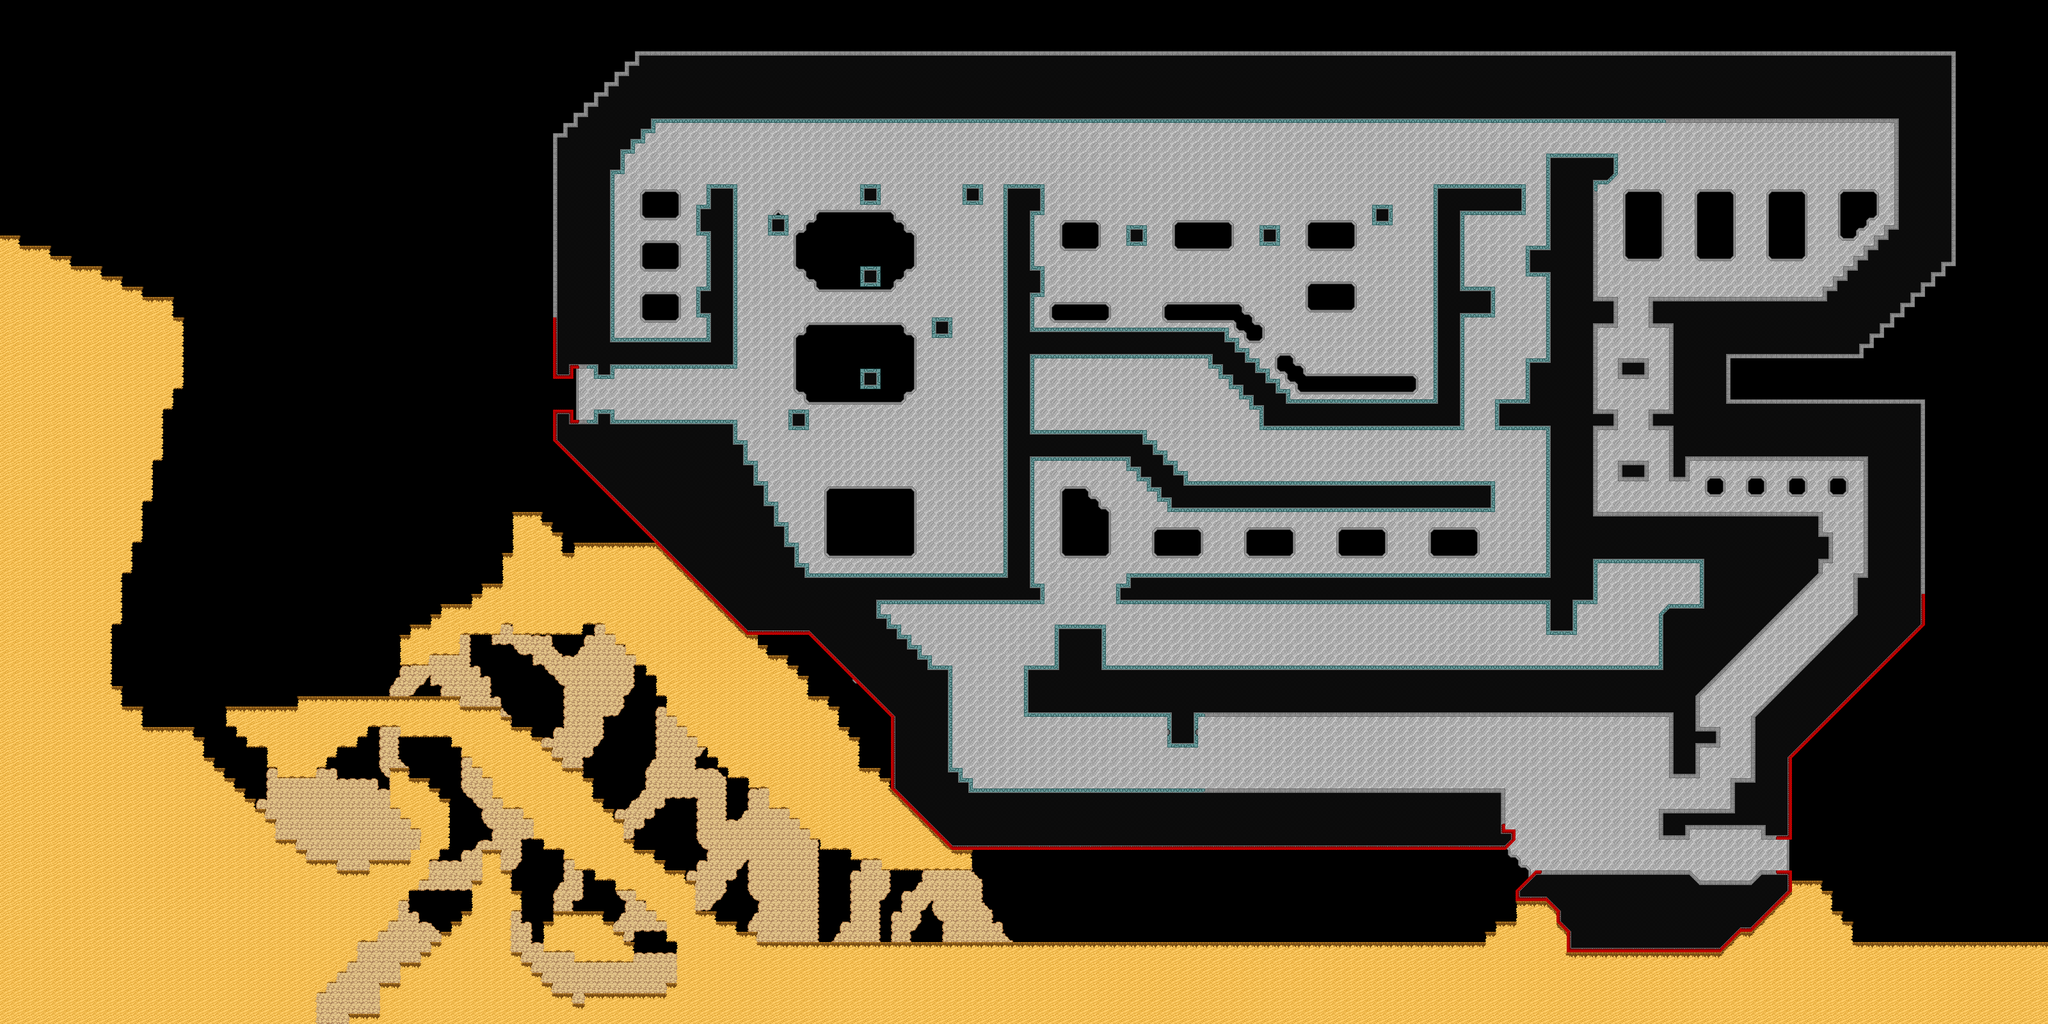

This is a level from a 2D game, rendered from its Tiled map with the project's own tilesets. A one-line summary and the map file follow, with tile-layer data summarised:
An orthogonal 200x100 tile map with 16x16 px tiles, 3 tile layers (Background, BackMain, Main).

<map version="1.0" tiledversion="1.0.3" orientation="orthogonal" renderorder="right-down" width="200" height="100" tilewidth="16" tileheight="16" nextobjectid="1">
 <tileset firstgid="1" source="Main.tsx" />
 <layer name="Background" width="200" height="100">
  <data>[20000 cells, 20000 non-empty, 31 distinct tile ids]</data>
 </layer>
 <layer name="BackMain" width="200" height="100">
  <data>[20000 cells, 86 non-empty, 9 distinct tile ids]</data>
 </layer>
 <layer name="Main" width="200" height="100">
  <data>[20000 cells, 8186 non-empty, 75 distinct tile ids]</data>
 </layer>
</map>